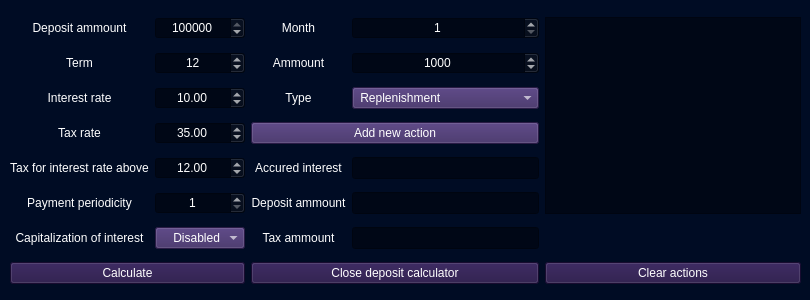
<?xml version="1.0" encoding="UTF-8"?>
<ui version="4.0">
 <class>DepCalcWindow</class>
 <widget class="QMainWindow" name="DepCalcWindow">
  <property name="geometry">
   <rect>
    <x>0</x>
    <y>0</y>
    <width>810</width>
    <height>300</height>
   </rect>
  </property>
  <property name="windowTitle">
   <string>MainWindow</string>
  </property>
  <property name="styleSheet">
   <string notr="true">background-color: rgb(0, 12, 36)</string>
  </property>
  <widget class="QWidget" name="centralwidget">
   <widget class="QWidget" name="gridLayoutWidget">
    <property name="geometry">
     <rect>
      <x>10</x>
      <y>10</y>
      <width>791</width>
      <height>281</height>
     </rect>
    </property>
    <layout class="QGridLayout" name="gridLayout">
     <item row="0" column="1">
      <widget class="QDoubleSpinBox" name="doubleSpinBox_depammount">
       <property name="styleSheet">
        <string notr="true">background-color: rgb(0, 7, 22);
color: rgb(255, 255, 255);</string>
       </property>
       <property name="alignment">
        <set>Qt::AlignCenter</set>
       </property>
       <property name="decimals">
        <number>0</number>
       </property>
       <property name="minimum">
        <double>1.000000000000000</double>
       </property>
       <property name="maximum">
        <double>100000000.000000000000000</double>
       </property>
       <property name="singleStep">
        <double>1000.000000000000000</double>
       </property>
       <property name="value">
        <double>100000.000000000000000</double>
       </property>
      </widget>
     </item>
     <item row="3" column="2" colspan="2">
      <widget class="QPushButton" name="add_button">
       <property name="styleSheet">
        <string notr="true">background-color: rgb(58, 38, 96);
color: rgb(255, 255, 255);</string>
       </property>
       <property name="text">
        <string>Add new action</string>
       </property>
      </widget>
     </item>
     <item row="3" column="0">
      <widget class="QLabel" name="label_4">
       <property name="styleSheet">
        <string notr="true">color: rgb(255, 255, 255);</string>
       </property>
       <property name="text">
        <string>Tax rate</string>
       </property>
       <property name="alignment">
        <set>Qt::AlignCenter</set>
       </property>
      </widget>
     </item>
     <item row="5" column="1">
      <widget class="QDoubleSpinBox" name="doubleSpinBox_Payment_periodicity">
       <property name="styleSheet">
        <string notr="true">background-color: rgb(0, 7, 22);
color: rgb(255, 255, 255);</string>
       </property>
       <property name="alignment">
        <set>Qt::AlignCenter</set>
       </property>
       <property name="decimals">
        <number>0</number>
       </property>
       <property name="minimum">
        <double>1.000000000000000</double>
       </property>
       <property name="maximum">
        <double>12.000000000000000</double>
       </property>
       <property name="value">
        <double>1.000000000000000</double>
       </property>
      </widget>
     </item>
     <item row="6" column="3">
      <widget class="QLineEdit" name="lineEdit_tax">
       <property name="styleSheet">
        <string notr="true">background-color: rgb(0, 7, 22);
color: rgb(255, 255, 255);</string>
       </property>
       <property name="alignment">
        <set>Qt::AlignCenter</set>
       </property>
       <property name="readOnly">
        <bool>true</bool>
       </property>
      </widget>
     </item>
     <item row="4" column="0">
      <widget class="QLabel" name="label_5">
       <property name="styleSheet">
        <string notr="true">color: rgb(255, 255, 255);</string>
       </property>
       <property name="text">
        <string>Tax for interest rate above</string>
       </property>
       <property name="alignment">
        <set>Qt::AlignCenter</set>
       </property>
      </widget>
     </item>
     <item row="2" column="2">
      <widget class="QLabel" name="label_13">
       <property name="styleSheet">
        <string notr="true">color: rgb(255, 255, 255);</string>
       </property>
       <property name="text">
        <string>Type</string>
       </property>
       <property name="alignment">
        <set>Qt::AlignCenter</set>
       </property>
      </widget>
     </item>
     <item row="4" column="2">
      <widget class="QLabel" name="label_9">
       <property name="styleSheet">
        <string notr="true">color: rgb(255, 255, 255);</string>
       </property>
       <property name="text">
        <string>Accured interest</string>
       </property>
       <property name="alignment">
        <set>Qt::AlignCenter</set>
       </property>
      </widget>
     </item>
     <item row="5" column="2">
      <widget class="QLabel" name="label_10">
       <property name="styleSheet">
        <string notr="true">color: rgb(255, 255, 255);</string>
       </property>
       <property name="text">
        <string>Deposit ammount</string>
       </property>
       <property name="alignment">
        <set>Qt::AlignCenter</set>
       </property>
      </widget>
     </item>
     <item row="1" column="0">
      <widget class="QLabel" name="label_2">
       <property name="styleSheet">
        <string notr="true">color: rgb(255, 255, 255);</string>
       </property>
       <property name="text">
        <string>Term</string>
       </property>
       <property name="alignment">
        <set>Qt::AlignCenter</set>
       </property>
      </widget>
     </item>
     <item row="7" column="0" colspan="2">
      <widget class="QPushButton" name="calculate_button">
       <property name="styleSheet">
        <string notr="true">background-color: rgb(34, 17, 67);color: rgb(255, 255, 255);</string>
       </property>
       <property name="text">
        <string>Calculate</string>
       </property>
      </widget>
     </item>
     <item row="6" column="1">
      <widget class="QComboBox" name="comboBox_cap">
       <property name="styleSheet">
        <string notr="true">background-color: rgb(58, 38, 96);
color: rgb(255, 255, 255);</string>
       </property>
       <item>
        <property name="text">
         <string>    Disabled</string>
        </property>
       </item>
       <item>
        <property name="text">
         <string>     Enabled</string>
        </property>
       </item>
      </widget>
     </item>
     <item row="2" column="3">
      <widget class="QComboBox" name="comboBox_type">
       <property name="styleSheet">
        <string notr="true">background-color: rgb(58, 38, 96);
color: rgb(255, 255, 255);</string>
       </property>
       <item>
        <property name="text">
         <string> Replenishment</string>
        </property>
       </item>
       <item>
        <property name="text">
         <string>     Withdrawal</string>
        </property>
       </item>
      </widget>
     </item>
     <item row="2" column="0">
      <widget class="QLabel" name="label_3">
       <property name="styleSheet">
        <string notr="true">color: rgb(255, 255, 255);</string>
       </property>
       <property name="text">
        <string>Interest rate</string>
       </property>
       <property name="alignment">
        <set>Qt::AlignCenter</set>
       </property>
      </widget>
     </item>
     <item row="7" column="2" colspan="2">
      <widget class="QPushButton" name="close_button">
       <property name="styleSheet">
        <string notr="true">background-color: rgb(34, 17, 67);color: rgb(255, 255, 255);</string>
       </property>
       <property name="text">
        <string>Close deposit calculator</string>
       </property>
      </widget>
     </item>
     <item row="2" column="1">
      <widget class="QDoubleSpinBox" name="doubleSpinBox_interestRate">
       <property name="styleSheet">
        <string notr="true">background-color: rgb(0, 7, 22);
color: rgb(255, 255, 255);</string>
       </property>
       <property name="alignment">
        <set>Qt::AlignCenter</set>
       </property>
       <property name="minimum">
        <double>0.010000000000000</double>
       </property>
       <property name="maximum">
        <double>100.000000000000000</double>
       </property>
       <property name="value">
        <double>10.000000000000000</double>
       </property>
      </widget>
     </item>
     <item row="6" column="2">
      <widget class="QLabel" name="label_8">
       <property name="styleSheet">
        <string notr="true">color: rgb(255, 255, 255);</string>
       </property>
       <property name="text">
        <string>Tax ammount</string>
       </property>
       <property name="alignment">
        <set>Qt::AlignCenter</set>
       </property>
      </widget>
     </item>
     <item row="4" column="3">
      <widget class="QLineEdit" name="lineEdit_interest">
       <property name="styleSheet">
        <string notr="true">background-color: rgb(0, 7, 22);
color: rgb(255, 255, 255);</string>
       </property>
       <property name="alignment">
        <set>Qt::AlignCenter</set>
       </property>
       <property name="readOnly">
        <bool>true</bool>
       </property>
      </widget>
     </item>
     <item row="1" column="1">
      <widget class="QDoubleSpinBox" name="doubleSpinBox_term">
       <property name="styleSheet">
        <string notr="true">background-color: rgb(0, 7, 22);
color: rgb(255, 255, 255);</string>
       </property>
       <property name="alignment">
        <set>Qt::AlignCenter</set>
       </property>
       <property name="decimals">
        <number>0</number>
       </property>
       <property name="minimum">
        <double>1.000000000000000</double>
       </property>
       <property name="maximum">
        <double>1000.000000000000000</double>
       </property>
       <property name="value">
        <double>12.000000000000000</double>
       </property>
      </widget>
     </item>
     <item row="1" column="2">
      <widget class="QLabel" name="label_12">
       <property name="styleSheet">
        <string notr="true">color: rgb(255, 255, 255);</string>
       </property>
       <property name="text">
        <string>Ammount</string>
       </property>
       <property name="alignment">
        <set>Qt::AlignCenter</set>
       </property>
      </widget>
     </item>
     <item row="5" column="3">
      <widget class="QLineEdit" name="lineEdit_ammount">
       <property name="styleSheet">
        <string notr="true">background-color: rgb(0, 7, 22);
color: rgb(255, 255, 255);</string>
       </property>
       <property name="alignment">
        <set>Qt::AlignCenter</set>
       </property>
       <property name="readOnly">
        <bool>true</bool>
       </property>
      </widget>
     </item>
     <item row="5" column="0">
      <widget class="QLabel" name="label_6">
       <property name="styleSheet">
        <string notr="true">color: rgb(255, 255, 255);</string>
       </property>
       <property name="text">
        <string>Payment periodicity</string>
       </property>
       <property name="alignment">
        <set>Qt::AlignCenter</set>
       </property>
      </widget>
     </item>
     <item row="0" column="2">
      <widget class="QLabel" name="label_11">
       <property name="styleSheet">
        <string notr="true">color: rgb(255, 255, 255);</string>
       </property>
       <property name="text">
        <string>Month</string>
       </property>
       <property name="alignment">
        <set>Qt::AlignCenter</set>
       </property>
      </widget>
     </item>
     <item row="3" column="1">
      <widget class="QDoubleSpinBox" name="doubleSpinBox_taxRate">
       <property name="styleSheet">
        <string notr="true">background-color: rgb(0, 7, 22);
color: rgb(255, 255, 255);</string>
       </property>
       <property name="alignment">
        <set>Qt::AlignCenter</set>
       </property>
       <property name="maximum">
        <double>100.000000000000000</double>
       </property>
       <property name="value">
        <double>35.000000000000000</double>
       </property>
      </widget>
     </item>
     <item row="4" column="1">
      <widget class="QDoubleSpinBox" name="doubleSpinBox_TaxForIntRaAb">
       <property name="styleSheet">
        <string notr="true">background-color: rgb(0, 7, 22);
color: rgb(255, 255, 255);</string>
       </property>
       <property name="alignment">
        <set>Qt::AlignCenter</set>
       </property>
       <property name="value">
        <double>12.000000000000000</double>
       </property>
      </widget>
     </item>
     <item row="0" column="3">
      <widget class="QDoubleSpinBox" name="doubleSpinBox_month">
       <property name="styleSheet">
        <string notr="true">background-color: rgb(0, 7, 22);
color: rgb(255, 255, 255);</string>
       </property>
       <property name="alignment">
        <set>Qt::AlignCenter</set>
       </property>
       <property name="decimals">
        <number>0</number>
       </property>
       <property name="minimum">
        <double>1.000000000000000</double>
       </property>
       <property name="maximum">
        <double>10000000000000.000000000000000</double>
       </property>
      </widget>
     </item>
     <item row="6" column="0">
      <widget class="QLabel" name="label_7">
       <property name="styleSheet">
        <string notr="true">color: rgb(255, 255, 255);</string>
       </property>
       <property name="text">
        <string>Capitalization of interest</string>
       </property>
       <property name="alignment">
        <set>Qt::AlignCenter</set>
       </property>
      </widget>
     </item>
     <item row="1" column="3">
      <widget class="QDoubleSpinBox" name="doubleSpinBox_ammount">
       <property name="styleSheet">
        <string notr="true">background-color: rgb(0, 7, 22);
color: rgb(255, 255, 255);</string>
       </property>
       <property name="alignment">
        <set>Qt::AlignCenter</set>
       </property>
       <property name="decimals">
        <number>0</number>
       </property>
       <property name="minimum">
        <double>1.000000000000000</double>
       </property>
       <property name="maximum">
        <double>100000000.000000000000000</double>
       </property>
       <property name="singleStep">
        <double>1000.000000000000000</double>
       </property>
       <property name="value">
        <double>1000.000000000000000</double>
       </property>
      </widget>
     </item>
     <item row="7" column="4">
      <widget class="QPushButton" name="clear_button">
       <property name="styleSheet">
        <string notr="true">background-color: rgb(34, 17, 67);color: rgb(255, 255, 255);</string>
       </property>
       <property name="text">
        <string>Clear actions</string>
       </property>
      </widget>
     </item>
     <item row="0" column="0">
      <widget class="QLabel" name="label">
       <property name="styleSheet">
        <string notr="true">color: rgb(255, 255, 255);</string>
       </property>
       <property name="text">
        <string>Deposit ammount</string>
       </property>
       <property name="alignment">
        <set>Qt::AlignCenter</set>
       </property>
      </widget>
     </item>
     <item row="0" column="4" rowspan="6">
      <widget class="QListWidget" name="listWidget">
       <property name="font">
        <font>
         <pointsize>14</pointsize>
        </font>
       </property>
       <property name="styleSheet">
        <string notr="true">background-color: rgb(0, 7, 22);
color: rgb(255, 255, 255);</string>
       </property>
       <property name="selectionMode">
        <enum>QAbstractItemView::NoSelection</enum>
       </property>
       <property name="wordWrap">
        <bool>true</bool>
       </property>
      </widget>
     </item>
     <item row="6" column="4">
      <widget class="QLabel" name="error_label">
       <property name="styleSheet">
        <string notr="true">color: rgb(255, 255, 255);</string>
       </property>
       <property name="text">
        <string/>
       </property>
       <property name="alignment">
        <set>Qt::AlignCenter</set>
       </property>
      </widget>
     </item>
    </layout>
   </widget>
  </widget>
 </widget>
 <resources/>
 <connections/>
</ui>
